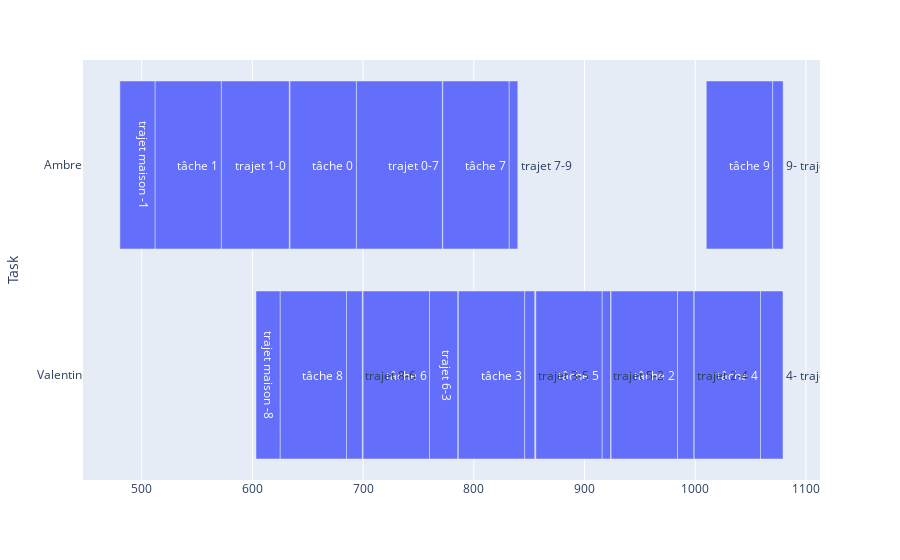

Notebook source saved alongside this figure:
### Code cell
import plotly.express as px
import pandas as pd

# plotting the working tasks
liste=[]
for i in range(number_of_ressources):
    for j in range(number_of_tasks):
        if round(x[(j,i)].x):
            start=int(s[j].x)
            end=(int(s[j].x)+tasks[L_tasks[j]].duration)
            liste.append(dict(Task=L_ressources[i], Start=start, Finish=end, Resource="executing task",J="tâche "+str(j)))

# plotting the transports
for a in range(number_of_tasks):
    for b in range(number_of_tasks):
        for j in range(number_of_ressources):
            if round(y[(j,a,b)].x):
                start=(int(s[a].x)+tasks[L_tasks[a]].duration)
                end=(start+distances[a][b]/v)
                liste.append(dict(Task=L_ressources[j], Start=start, Finish=end, Resource="moving",J="trajet "+str(a)+"-"+str(b)))

# plotting the first transport
for a in range(number_of_tasks):
    for j in range(number_of_ressources):
        if round(d[(j,a)].x):
            start=(s[a].x-distances_m[j][a]/v)
            end=s[a].x
            liste.append(dict(Task=L_ressources[j], Start=start, Finish=end, Resource="depart",J="trajet maison -"+str(a)))

# plotting the last transport
for a in range(number_of_tasks):
    for j in range(number_of_ressources):
        if round(f[(j,a)].x):
            start=(s[a].x + tasks[L_tasks[i]].duration)
            end=(start+ distances_m[j][a]/v)
            liste.append(dict(Task=L_ressources[j], Start=start, Finish=end, Resource="depart",J=str(a)+"- trajet maison"))

df = pd.DataFrame(liste)
df['delta'] = df['Finish'] - df['Start']

fig = px.timeline(df, x_start="Start", x_end="Finish", y="Task",text="J")

fig.layout.xaxis.type = 'linear'
fig.data[0].x = df.delta.tolist()
fig.show()

### Figure 1 — Plotly figure (JSON) as saved in the notebook; plotly's stock layout.template omitted (floating-point values rounded to 4 significant figures)
{"data": [{"alignmentgroup": "True", "base": [924, 786, 999, 856, 700, 625, 634, 512, 772, 1010, 694, 572, 984, 846, 916, 760, 832, 685, 480.3, 603.2, 1059, 1070], "hovertemplate": "Start=%{base}<br>Finish=%{x}<br>Task=%{y}<br>J=%{text}<extra></extra>", "legendgroup": "", "marker": {"color": "#636efa"}, "name": "", "offsetgroup": "", "orientation": "h", "showlegend": false, "text": ["tâche 2", "tâche 3", "tâche 4", "tâche 5", "tâche 6", "tâche 8", "tâche 0", "tâche 1", "tâche 7", "tâche 9", "trajet 0-7", "trajet 1-0", "trajet 2-4", "trajet 3-5", "trajet 5-2", "trajet 6-3", "trajet 7-9", "trajet 8-6", "trajet maison -1", "trajet maison -8", "4- trajet maison", "9- trajet maison"], "textposition": "auto", "type": "bar", "x": [60, 60, 60, 60, 60, 60, 60, 60, 60, 60, 77.56, 61.3, 14.68, 9.03, 7.472, 25.48, 7.737, 14.27, 31.71, 21.75, 20.29, 9.427], "xaxis": "x", "y": ["Valentin", "Valentin", "Valentin", "Valentin", "Valentin", "Valentin", "Ambre", "Ambre", "Ambre", "Ambre", "Ambre", "Ambre", "Valentin", "Valentin", "Valentin", "Valentin", "Ambre", "Valentin", "Ambre", "Valentin", "Valentin", "Ambre"], "yaxis": "y"}], "layout": {"barmode": "overlay", "legend": {"tracegroupgap": 0}, "margin": {"t": 60}, "xaxis": {"anchor": "y", "domain": [0, 1], "type": "linear"}, "yaxis": {"anchor": "x", "domain": [0, 1], "title": {"text": "Task"}}}}
